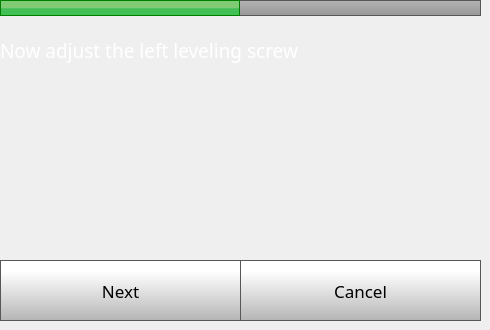
    <widget class="QWidget" name="step4Page">
     <widget class="QPushButton" name="step4CancelButton">
      <property name="geometry">
       <rect>
        <x>240</x>
        <y>260</y>
        <width>241</width>
        <height>61</height>
       </rect>
      </property>
      <property name="font">
       <font>
        <family>Gotham</family>
        <pointsize>13</pointsize>
       </font>
      </property>
      <property name="styleSheet">
       <string notr="true">QPushButton {
     border: 1px solid rgb(87, 87, 87);
	background-color: qlineargradient(spread:pad, x1:0, y1:1, x2:0, y2:0.188, stop:0 rgba(180, 180, 180, 255), stop:1 rgba(255, 255, 255, 255));


}

QPushButton:pressed {
    background-color: qlineargradient(x1: 0, y1: 0, x2: 0, y2: 1,
                                      stop: 0 #dadbde, stop: 1 #f6f7fa);
}

QPushButton:flat {
    border: none; /* no border for a flat push button */
}

QPushButton:default {
    border-color: navy; /* make the default button prominent */
}

QPushButton:focus {
	outline: none;
}</string>
      </property>
      <property name="text">
       <string>Cancel</string>
      </property>
      <property name="iconSize">
       <size>
        <width>40</width>
        <height>40</height>
       </size>
      </property>
     </widget>
     <widget class="QLabel" name="caliberateLabel_11">
      <property name="geometry">
       <rect>
        <x>0</x>
        <y>0</y>
        <width>240</width>
        <height>16</height>
       </rect>
      </property>
      <property name="font">
       <font>
        <family>Gotham</family>
        <pointsize>14</pointsize>
        <weight>50</weight>
        <bold>false</bold>
       </font>
      </property>
      <property name="styleSheet">
       <string notr="true">	background-color: qlineargradient(spread:pad, x1:0, y1:0.523, x2:0, y2:0.534, stop:0 rgba(130, 203, 117, 255), stop:1 rgba(66, 191, 85, 255));
border: 1px solid green;</string>
      </property>
      <property name="text">
       <string/>
      </property>
     </widget>
     <widget class="QPushButton" name="step4NextButton">
      <property name="geometry">
       <rect>
        <x>0</x>
        <y>260</y>
        <width>241</width>
        <height>61</height>
       </rect>
      </property>
      <property name="font">
       <font>
        <family>Gotham</family>
        <pointsize>13</pointsize>
       </font>
      </property>
      <property name="styleSheet">
       <string notr="true">QPushButton {
     border: 1px solid rgb(87, 87, 87);
	background-color: qlineargradient(spread:pad, x1:0, y1:1, x2:0, y2:0.188, stop:0 rgba(180, 180, 180, 255), stop:1 rgba(255, 255, 255, 255));


}

QPushButton:pressed {
    background-color: qlineargradient(x1: 0, y1: 0, x2: 0, y2: 1,
                                      stop: 0 #dadbde, stop: 1 #f6f7fa);
}

QPushButton:flat {
    border: none; /* no border for a flat push button */
}

QPushButton:default {
    border-color: navy; /* make the default button prominent */
}

QPushButton:focus {
	outline: none;
}</string>
      </property>
      <property name="text">
       <string>Next</string>
      </property>
      <property name="iconSize">
       <size>
        <width>40</width>
        <height>40</height>
       </size>
      </property>
     </widget>
     <widget class="QLabel" name="turnLeftLevelingScrewLabel">
      <property name="geometry">
       <rect>
        <x>60</x>
        <y>60</y>
        <width>360</width>
        <height>240</height>
       </rect>
      </property>
      <property name="styleSheet">
       <string notr="true">background-color: rgba(255, 255, 255, 0);</string>
      </property>
      <property name="text">
       <string/>
      </property>
      <property name="scaledContents">
       <bool>true</bool>
      </property>
     </widget>
     <widget class="QLabel" name="caliberateLabel_23">
      <property name="geometry">
       <rect>
        <x>0</x>
        <y>0</y>
        <width>481</width>
        <height>16</height>
       </rect>
      </property>
      <property name="font">
       <font>
        <family>Gotham</family>
        <pointsize>14</pointsize>
        <weight>50</weight>
        <bold>false</bold>
       </font>
      </property>
      <property name="styleSheet">
       <string notr="true">    border: 1px solid rgb(87, 87, 87);
 /*  border-bottom-left-radius: 10px;
 border-bottom-right-radius: 10px;*/
	background-color: qlineargradient(spread:pad, x1:0, y1:1, x2:0, y2:0, stop:0 rgba(150, 150, 150, 255), stop:1 rgba(180, 180, 180, 255));</string>
      </property>
      <property name="text">
       <string/>
      </property>
     </widget>
     <widget class="QLabel" name="caliberateLabel_12">
      <property name="geometry">
       <rect>
        <x>0</x>
        <y>20</y>
        <width>471</width>
        <height>61</height>
       </rect>
      </property>
      <property name="font">
       <font>
        <family>Gotham</family>
        <pointsize>14</pointsize>
        <weight>50</weight>
        <bold>false</bold>
       </font>
      </property>
      <property name="styleSheet">
       <string notr="true">color: rgb(255, 255, 255);</string>
      </property>
      <property name="text">
       <string>Now adjust the left leveling screw</string>
      </property>
      <property name="wordWrap">
       <bool>true</bool>
      </property>
     </widget>
     <zorder>turnLeftLevelingScrewLabel</zorder>
     <zorder>caliberateLabel_23</zorder>
     <zorder>step4CancelButton</zorder>
     <zorder>caliberateLabel_11</zorder>
     <zorder>step4NextButton</zorder>
     <zorder>caliberateLabel_12</zorder>
    </widget>
